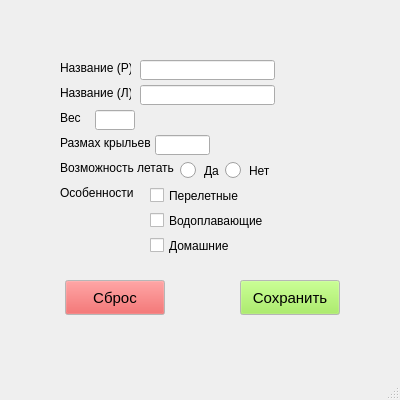
<?xml version="1.0" encoding="UTF-8"?>
<ui version="4.0">
 <class>MainWindow</class>
 <widget class="QMainWindow" name="MainWindow">
  <property name="geometry">
   <rect>
    <x>0</x>
    <y>0</y>
    <width>400</width>
    <height>400</height>
   </rect>
  </property>
  <property name="windowTitle">
   <string>Птица</string>
  </property>
  <widget class="QWidget" name="centralwidget">
   <widget class="QLabel" name="label_name_P">
    <property name="geometry">
     <rect>
      <x>60</x>
      <y>60</y>
      <width>71</width>
      <height>16</height>
     </rect>
    </property>
    <property name="text">
     <string>Название (Р)</string>
    </property>
   </widget>
   <widget class="QLabel" name="label_name_L">
    <property name="geometry">
     <rect>
      <x>60</x>
      <y>85</y>
      <width>71</width>
      <height>16</height>
     </rect>
    </property>
    <property name="text">
     <string>Название (Л)</string>
    </property>
   </widget>
   <widget class="QLabel" name="label_weight">
    <property name="geometry">
     <rect>
      <x>60</x>
      <y>110</y>
      <width>21</width>
      <height>16</height>
     </rect>
    </property>
    <property name="text">
     <string>Вес</string>
    </property>
   </widget>
   <widget class="QLabel" name="label_wingspan">
    <property name="geometry">
     <rect>
      <x>60</x>
      <y>135</y>
      <width>91</width>
      <height>16</height>
     </rect>
    </property>
    <property name="text">
     <string>Размах крыльев</string>
    </property>
   </widget>
   <widget class="QLabel" name="label_fly_ability">
    <property name="geometry">
     <rect>
      <x>60</x>
      <y>160</y>
      <width>121</width>
      <height>16</height>
     </rect>
    </property>
    <property name="text">
     <string>Возможность летать</string>
    </property>
   </widget>
   <widget class="QLabel" name="label_features">
    <property name="geometry">
     <rect>
      <x>60</x>
      <y>185</y>
      <width>81</width>
      <height>16</height>
     </rect>
    </property>
    <property name="text">
     <string>Особенности</string>
    </property>
   </widget>
   <widget class="QLineEdit" name="name_P">
    <property name="geometry">
     <rect>
      <x>140</x>
      <y>60</y>
      <width>135</width>
      <height>20</height>
     </rect>
    </property>
    <property name="palette">
     <palette>
      <active>
       <colorrole role="Base">
        <brush brushstyle="SolidPattern">
         <color alpha="255">
          <red>255</red>
          <green>255</green>
          <blue>255</blue>
         </color>
        </brush>
       </colorrole>
      </active>
      <inactive>
       <colorrole role="Base">
        <brush brushstyle="SolidPattern">
         <color alpha="255">
          <red>255</red>
          <green>255</green>
          <blue>255</blue>
         </color>
        </brush>
       </colorrole>
      </inactive>
      <disabled/>
     </palette>
    </property>
   </widget>
   <widget class="QLineEdit" name="name_L">
    <property name="geometry">
     <rect>
      <x>140</x>
      <y>85</y>
      <width>135</width>
      <height>20</height>
     </rect>
    </property>
   </widget>
   <widget class="QLineEdit" name="weigth">
    <property name="geometry">
     <rect>
      <x>95</x>
      <y>110</y>
      <width>40</width>
      <height>20</height>
     </rect>
    </property>
   </widget>
   <widget class="QLineEdit" name="wingspan">
    <property name="geometry">
     <rect>
      <x>155</x>
      <y>135</y>
      <width>55</width>
      <height>20</height>
     </rect>
    </property>
   </widget>
   <widget class="QCheckBox" name="checkBox_migratory">
    <property name="geometry">
     <rect>
      <x>150</x>
      <y>185</y>
      <width>141</width>
      <height>21</height>
     </rect>
    </property>
    <property name="text">
     <string>Перелетные</string>
    </property>
   </widget>
   <widget class="QRadioButton" name="radioButton_no">
    <property name="geometry">
     <rect>
      <x>225</x>
      <y>160</y>
      <width>61</width>
      <height>21</height>
     </rect>
    </property>
    <property name="styleSheet">
     <string notr="true">    QRadioButton {
        spacing: 8px;
    }
    QRadioButton::indicator {
        width: 16px;
        height: 16px;
    }</string>
    </property>
    <property name="text">
     <string>Нет</string>
    </property>
   </widget>
   <widget class="QCheckBox" name="checkBox_waterfowl">
    <property name="geometry">
     <rect>
      <x>150</x>
      <y>210</y>
      <width>171</width>
      <height>21</height>
     </rect>
    </property>
    <property name="text">
     <string>Водоплавающие</string>
    </property>
   </widget>
   <widget class="QCheckBox" name="checkBox_domestic">
    <property name="geometry">
     <rect>
      <x>150</x>
      <y>235</y>
      <width>141</width>
      <height>21</height>
     </rect>
    </property>
    <property name="text">
     <string>Домашние</string>
    </property>
   </widget>
   <widget class="QPushButton" name="pushButton_save">
    <property name="geometry">
     <rect>
      <x>240</x>
      <y>280</y>
      <width>100</width>
      <height>35</height>
     </rect>
    </property>
    <property name="palette">
     <palette>
      <active>
       <colorrole role="Button">
        <brush brushstyle="SolidPattern">
         <color alpha="255">
          <red>152</red>
          <green>237</green>
          <blue>71</blue>
         </color>
        </brush>
       </colorrole>
       <colorrole role="Light">
        <brush brushstyle="SolidPattern">
         <color alpha="255">
          <red>170</red>
          <green>0</green>
          <blue>0</blue>
         </color>
        </brush>
       </colorrole>
       <colorrole role="Midlight">
        <brush brushstyle="SolidPattern">
         <color alpha="255">
          <red>170</red>
          <green>0</green>
          <blue>0</blue>
         </color>
        </brush>
       </colorrole>
       <colorrole role="Dark">
        <brush brushstyle="SolidPattern">
         <color alpha="255">
          <red>170</red>
          <green>0</green>
          <blue>0</blue>
         </color>
        </brush>
       </colorrole>
       <colorrole role="Mid">
        <brush brushstyle="SolidPattern">
         <color alpha="255">
          <red>0</red>
          <green>0</green>
          <blue>0</blue>
         </color>
        </brush>
       </colorrole>
       <colorrole role="Text">
        <brush brushstyle="SolidPattern">
         <color alpha="255">
          <red>0</red>
          <green>0</green>
          <blue>0</blue>
         </color>
        </brush>
       </colorrole>
       <colorrole role="BrightText">
        <brush brushstyle="SolidPattern">
         <color alpha="255">
          <red>170</red>
          <green>0</green>
          <blue>0</blue>
         </color>
        </brush>
       </colorrole>
       <colorrole role="ButtonText">
        <brush brushstyle="SolidPattern">
         <color alpha="255">
          <red>0</red>
          <green>0</green>
          <blue>0</blue>
         </color>
        </brush>
       </colorrole>
       <colorrole role="Base">
        <brush brushstyle="SolidPattern">
         <color alpha="255">
          <red>255</red>
          <green>255</green>
          <blue>255</blue>
         </color>
        </brush>
       </colorrole>
       <colorrole role="Window">
        <brush brushstyle="SolidPattern">
         <color alpha="255">
          <red>255</red>
          <green>255</green>
          <blue>255</blue>
         </color>
        </brush>
       </colorrole>
      </active>
      <inactive>
       <colorrole role="Button">
        <brush brushstyle="SolidPattern">
         <color alpha="255">
          <red>152</red>
          <green>237</green>
          <blue>71</blue>
         </color>
        </brush>
       </colorrole>
       <colorrole role="Light">
        <brush brushstyle="SolidPattern">
         <color alpha="255">
          <red>170</red>
          <green>0</green>
          <blue>0</blue>
         </color>
        </brush>
       </colorrole>
       <colorrole role="Midlight">
        <brush brushstyle="SolidPattern">
         <color alpha="255">
          <red>170</red>
          <green>0</green>
          <blue>0</blue>
         </color>
        </brush>
       </colorrole>
       <colorrole role="Dark">
        <brush brushstyle="SolidPattern">
         <color alpha="255">
          <red>170</red>
          <green>0</green>
          <blue>0</blue>
         </color>
        </brush>
       </colorrole>
       <colorrole role="Mid">
        <brush brushstyle="SolidPattern">
         <color alpha="255">
          <red>0</red>
          <green>0</green>
          <blue>0</blue>
         </color>
        </brush>
       </colorrole>
       <colorrole role="Text">
        <brush brushstyle="SolidPattern">
         <color alpha="255">
          <red>0</red>
          <green>0</green>
          <blue>0</blue>
         </color>
        </brush>
       </colorrole>
       <colorrole role="BrightText">
        <brush brushstyle="SolidPattern">
         <color alpha="255">
          <red>170</red>
          <green>0</green>
          <blue>0</blue>
         </color>
        </brush>
       </colorrole>
       <colorrole role="ButtonText">
        <brush brushstyle="SolidPattern">
         <color alpha="255">
          <red>0</red>
          <green>0</green>
          <blue>0</blue>
         </color>
        </brush>
       </colorrole>
       <colorrole role="Base">
        <brush brushstyle="SolidPattern">
         <color alpha="255">
          <red>255</red>
          <green>255</green>
          <blue>255</blue>
         </color>
        </brush>
       </colorrole>
       <colorrole role="Window">
        <brush brushstyle="SolidPattern">
         <color alpha="255">
          <red>255</red>
          <green>255</green>
          <blue>255</blue>
         </color>
        </brush>
       </colorrole>
      </inactive>
      <disabled>
       <colorrole role="WindowText">
        <brush brushstyle="SolidPattern">
         <color alpha="255">
          <red>170</red>
          <green>0</green>
          <blue>0</blue>
         </color>
        </brush>
       </colorrole>
       <colorrole role="Button">
        <brush brushstyle="SolidPattern">
         <color alpha="255">
          <red>152</red>
          <green>237</green>
          <blue>71</blue>
         </color>
        </brush>
       </colorrole>
       <colorrole role="Light">
        <brush brushstyle="SolidPattern">
         <color alpha="255">
          <red>170</red>
          <green>0</green>
          <blue>0</blue>
         </color>
        </brush>
       </colorrole>
       <colorrole role="Midlight">
        <brush brushstyle="SolidPattern">
         <color alpha="255">
          <red>170</red>
          <green>0</green>
          <blue>0</blue>
         </color>
        </brush>
       </colorrole>
       <colorrole role="Dark">
        <brush brushstyle="SolidPattern">
         <color alpha="255">
          <red>170</red>
          <green>0</green>
          <blue>0</blue>
         </color>
        </brush>
       </colorrole>
       <colorrole role="Mid">
        <brush brushstyle="SolidPattern">
         <color alpha="255">
          <red>0</red>
          <green>0</green>
          <blue>0</blue>
         </color>
        </brush>
       </colorrole>
       <colorrole role="Text">
        <brush brushstyle="SolidPattern">
         <color alpha="255">
          <red>170</red>
          <green>0</green>
          <blue>0</blue>
         </color>
        </brush>
       </colorrole>
       <colorrole role="BrightText">
        <brush brushstyle="SolidPattern">
         <color alpha="255">
          <red>170</red>
          <green>0</green>
          <blue>0</blue>
         </color>
        </brush>
       </colorrole>
       <colorrole role="ButtonText">
        <brush brushstyle="SolidPattern">
         <color alpha="255">
          <red>170</red>
          <green>0</green>
          <blue>0</blue>
         </color>
        </brush>
       </colorrole>
       <colorrole role="Base">
        <brush brushstyle="SolidPattern">
         <color alpha="255">
          <red>255</red>
          <green>255</green>
          <blue>255</blue>
         </color>
        </brush>
       </colorrole>
       <colorrole role="Window">
        <brush brushstyle="SolidPattern">
         <color alpha="255">
          <red>255</red>
          <green>255</green>
          <blue>255</blue>
         </color>
        </brush>
       </colorrole>
      </disabled>
     </palette>
    </property>
    <property name="font">
     <font>
      <pointsize>11</pointsize>
     </font>
    </property>
    <property name="text">
     <string>Сохранить</string>
    </property>
   </widget>
   <widget class="QPushButton" name="pushButton_reset">
    <property name="geometry">
     <rect>
      <x>65</x>
      <y>280</y>
      <width>100</width>
      <height>35</height>
     </rect>
    </property>
    <property name="palette">
     <palette>
      <active>
       <colorrole role="Button">
        <brush brushstyle="SolidPattern">
         <color alpha="255">
          <red>230</red>
          <green>76</green>
          <blue>76</blue>
         </color>
        </brush>
       </colorrole>
       <colorrole role="Light">
        <brush brushstyle="SolidPattern">
         <color alpha="255">
          <red>170</red>
          <green>0</green>
          <blue>0</blue>
         </color>
        </brush>
       </colorrole>
       <colorrole role="Midlight">
        <brush brushstyle="SolidPattern">
         <color alpha="255">
          <red>170</red>
          <green>0</green>
          <blue>0</blue>
         </color>
        </brush>
       </colorrole>
       <colorrole role="Dark">
        <brush brushstyle="SolidPattern">
         <color alpha="255">
          <red>170</red>
          <green>0</green>
          <blue>0</blue>
         </color>
        </brush>
       </colorrole>
       <colorrole role="Mid">
        <brush brushstyle="SolidPattern">
         <color alpha="255">
          <red>0</red>
          <green>0</green>
          <blue>0</blue>
         </color>
        </brush>
       </colorrole>
       <colorrole role="Text">
        <brush brushstyle="SolidPattern">
         <color alpha="255">
          <red>0</red>
          <green>0</green>
          <blue>0</blue>
         </color>
        </brush>
       </colorrole>
       <colorrole role="BrightText">
        <brush brushstyle="SolidPattern">
         <color alpha="255">
          <red>170</red>
          <green>0</green>
          <blue>0</blue>
         </color>
        </brush>
       </colorrole>
       <colorrole role="ButtonText">
        <brush brushstyle="SolidPattern">
         <color alpha="255">
          <red>0</red>
          <green>0</green>
          <blue>0</blue>
         </color>
        </brush>
       </colorrole>
       <colorrole role="Base">
        <brush brushstyle="SolidPattern">
         <color alpha="255">
          <red>255</red>
          <green>255</green>
          <blue>255</blue>
         </color>
        </brush>
       </colorrole>
       <colorrole role="Window">
        <brush brushstyle="SolidPattern">
         <color alpha="255">
          <red>255</red>
          <green>255</green>
          <blue>255</blue>
         </color>
        </brush>
       </colorrole>
      </active>
      <inactive>
       <colorrole role="Button">
        <brush brushstyle="SolidPattern">
         <color alpha="255">
          <red>230</red>
          <green>76</green>
          <blue>76</blue>
         </color>
        </brush>
       </colorrole>
       <colorrole role="Light">
        <brush brushstyle="SolidPattern">
         <color alpha="255">
          <red>170</red>
          <green>0</green>
          <blue>0</blue>
         </color>
        </brush>
       </colorrole>
       <colorrole role="Midlight">
        <brush brushstyle="SolidPattern">
         <color alpha="255">
          <red>170</red>
          <green>0</green>
          <blue>0</blue>
         </color>
        </brush>
       </colorrole>
       <colorrole role="Dark">
        <brush brushstyle="SolidPattern">
         <color alpha="255">
          <red>170</red>
          <green>0</green>
          <blue>0</blue>
         </color>
        </brush>
       </colorrole>
       <colorrole role="Mid">
        <brush brushstyle="SolidPattern">
         <color alpha="255">
          <red>0</red>
          <green>0</green>
          <blue>0</blue>
         </color>
        </brush>
       </colorrole>
       <colorrole role="Text">
        <brush brushstyle="SolidPattern">
         <color alpha="255">
          <red>0</red>
          <green>0</green>
          <blue>0</blue>
         </color>
        </brush>
       </colorrole>
       <colorrole role="BrightText">
        <brush brushstyle="SolidPattern">
         <color alpha="255">
          <red>170</red>
          <green>0</green>
          <blue>0</blue>
         </color>
        </brush>
       </colorrole>
       <colorrole role="ButtonText">
        <brush brushstyle="SolidPattern">
         <color alpha="255">
          <red>0</red>
          <green>0</green>
          <blue>0</blue>
         </color>
        </brush>
       </colorrole>
       <colorrole role="Base">
        <brush brushstyle="SolidPattern">
         <color alpha="255">
          <red>255</red>
          <green>255</green>
          <blue>255</blue>
         </color>
        </brush>
       </colorrole>
       <colorrole role="Window">
        <brush brushstyle="SolidPattern">
         <color alpha="255">
          <red>255</red>
          <green>255</green>
          <blue>255</blue>
         </color>
        </brush>
       </colorrole>
      </inactive>
      <disabled>
       <colorrole role="WindowText">
        <brush brushstyle="SolidPattern">
         <color alpha="255">
          <red>170</red>
          <green>0</green>
          <blue>0</blue>
         </color>
        </brush>
       </colorrole>
       <colorrole role="Button">
        <brush brushstyle="SolidPattern">
         <color alpha="255">
          <red>230</red>
          <green>76</green>
          <blue>76</blue>
         </color>
        </brush>
       </colorrole>
       <colorrole role="Light">
        <brush brushstyle="SolidPattern">
         <color alpha="255">
          <red>170</red>
          <green>0</green>
          <blue>0</blue>
         </color>
        </brush>
       </colorrole>
       <colorrole role="Midlight">
        <brush brushstyle="SolidPattern">
         <color alpha="255">
          <red>170</red>
          <green>0</green>
          <blue>0</blue>
         </color>
        </brush>
       </colorrole>
       <colorrole role="Dark">
        <brush brushstyle="SolidPattern">
         <color alpha="255">
          <red>170</red>
          <green>0</green>
          <blue>0</blue>
         </color>
        </brush>
       </colorrole>
       <colorrole role="Mid">
        <brush brushstyle="SolidPattern">
         <color alpha="255">
          <red>0</red>
          <green>0</green>
          <blue>0</blue>
         </color>
        </brush>
       </colorrole>
       <colorrole role="Text">
        <brush brushstyle="SolidPattern">
         <color alpha="255">
          <red>170</red>
          <green>0</green>
          <blue>0</blue>
         </color>
        </brush>
       </colorrole>
       <colorrole role="BrightText">
        <brush brushstyle="SolidPattern">
         <color alpha="255">
          <red>170</red>
          <green>0</green>
          <blue>0</blue>
         </color>
        </brush>
       </colorrole>
       <colorrole role="ButtonText">
        <brush brushstyle="SolidPattern">
         <color alpha="255">
          <red>170</red>
          <green>0</green>
          <blue>0</blue>
         </color>
        </brush>
       </colorrole>
       <colorrole role="Base">
        <brush brushstyle="SolidPattern">
         <color alpha="255">
          <red>255</red>
          <green>255</green>
          <blue>255</blue>
         </color>
        </brush>
       </colorrole>
       <colorrole role="Window">
        <brush brushstyle="SolidPattern">
         <color alpha="255">
          <red>255</red>
          <green>255</green>
          <blue>255</blue>
         </color>
        </brush>
       </colorrole>
      </disabled>
     </palette>
    </property>
    <property name="font">
     <font>
      <pointsize>11</pointsize>
     </font>
    </property>
    <property name="text">
     <string>Сброс</string>
    </property>
   </widget>
   <widget class="QRadioButton" name="radioButton_yes">
    <property name="geometry">
     <rect>
      <x>180</x>
      <y>160</y>
      <width>51</width>
      <height>21</height>
     </rect>
    </property>
    <property name="styleSheet">
     <string notr="true">    QRadioButton {
        spacing: 8px;
    }
    QRadioButton::indicator {
        width: 16px;
        height: 16px;
    }</string>
    </property>
    <property name="text">
     <string>Да</string>
    </property>
   </widget>
  </widget>
  <widget class="QStatusBar" name="statusbar"/>
 </widget>
 <resources/>
 <connections/>
</ui>
